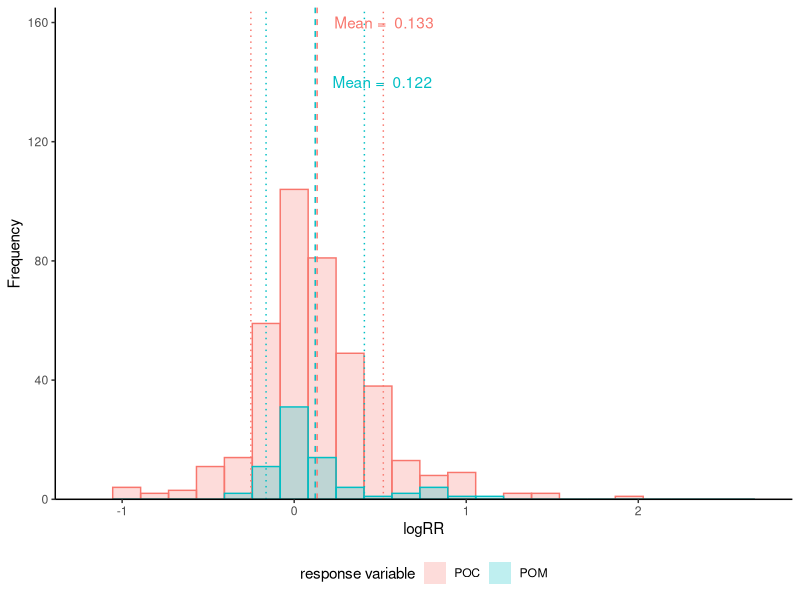
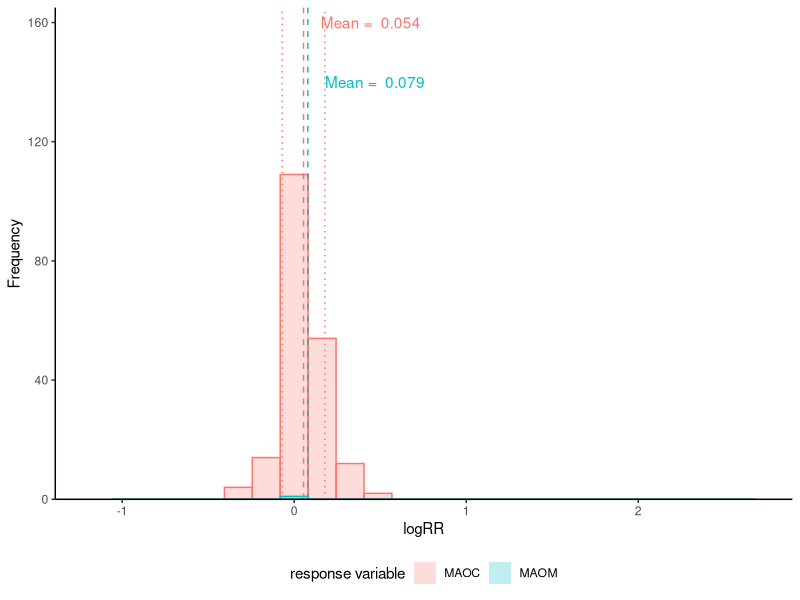
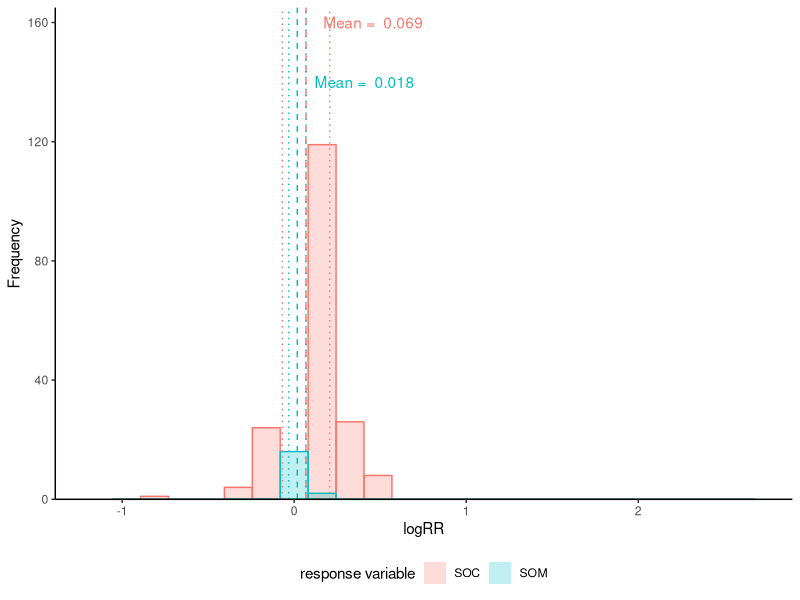
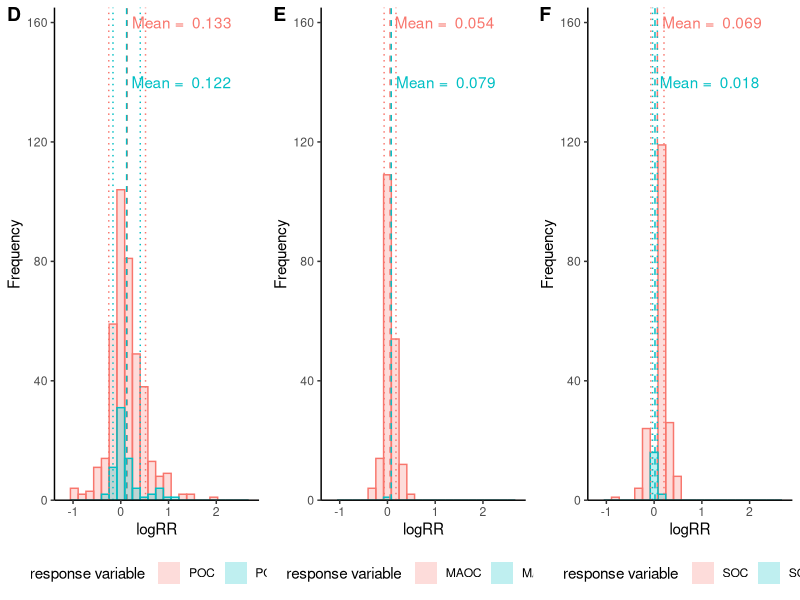
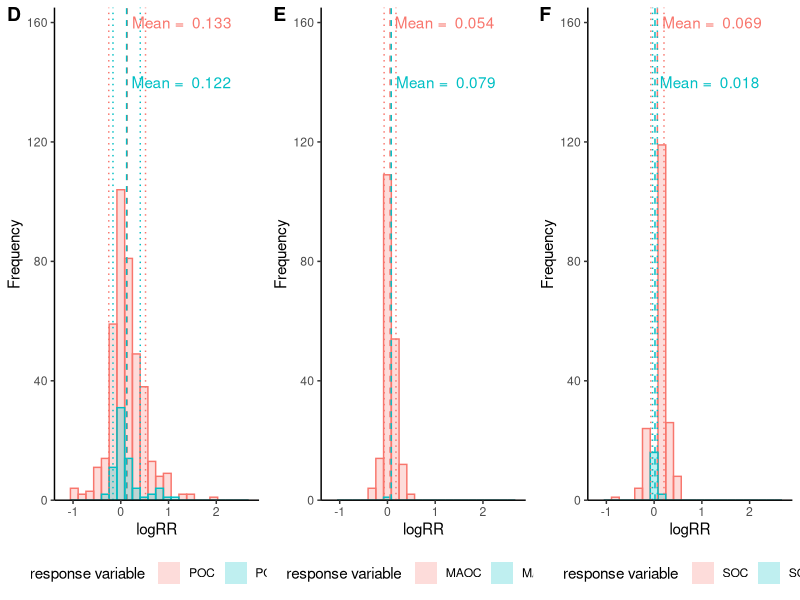

R code for these plots, in order:
library(ggplot2)
library(plyr)


# read in my data
dat <- read.csv("Raw-data/4_metadata - final_withclimdat.csv")
# select only c and organic matter based observations
dat <- dat[which(dat$rv %in% c("POC", "TOC", "MAOC", "SOC", "POM", "TOM", "SOM", "MAOM")),]

dat$rv[which(dat$rv %in% c("OM", "SOM", "TOM"))] <- "SOM"
dat$rv[which(dat$rv %in% c("TOC", "SOC"))] <- "SOC"

# set params
xs <- range(dat$logRR)
ys <- c(0,165)
ymeans <- c(160, 140)



# A
mu <- ddply(dat[which(dat$rv %in% c("POC", "POM")),], 
            "rv", summarise, grp.mean=mean(logRR), grp.sd=sd(logRR))

pplot <- ggplot(data=dat[which(dat$rv %in% c("POC", "POM")),], 
                aes(x=logRR, fill=rv, color=rv)) + 
  geom_histogram(position="identity", alpha=0.25, bins=25) +
  theme_classic() +
  geom_vline(data=mu, aes(xintercept=grp.mean, color=rv),
             linetype="dashed", size=0.5, show.legend = F)+
  geom_vline(data=mu, aes(xintercept=grp.mean-grp.sd, color=rv),
             linetype="dotted", size=0.5, show.legend = F)+ 
  geom_vline(data=mu, aes(xintercept=grp.mean+grp.sd, color=rv),
             linetype="dotted", size=0.5, show.legend = F)+ 
  geom_text(data=mu, aes(x=grp.mean+0.1, color=rv, label=paste("Mean = ", round(grp.mean, 3))), 
            y=ymeans, hjust = 0, show.legend = F) +
  labs(fill="response variable", y="Frequency") +
  guides(color=F) + xlim(xs) +
  theme(legend.position="bottom")+
  scale_y_continuous(limits=ys, expand = c(0, 0)) 
pplot





mu <- ddply(dat[which(dat$rv %in% c("MAOC", "MAOM")),], 
            "rv", summarise, grp.mean=mean(logRR), grp.sd=sd(logRR))

mplot <- ggplot(data=dat[which(dat$rv %in% c("MAOC", "MAOM")),], 
       aes(x=logRR, fill=rv, color=rv)) + 
  geom_histogram(position="identity", alpha=0.25, bins = 25) +
  theme_classic() +
  geom_vline(data=mu, aes(xintercept=grp.mean, color=rv),
             linetype="dashed", size=0.5, show.legend = F)+
  geom_vline(data=mu, aes(xintercept=grp.mean-grp.sd, color=rv),
             linetype="dotted", size=0.5, show.legend = F)+ 
  geom_vline(data=mu, aes(xintercept=grp.mean+grp.sd, color=rv),
             linetype="dotted", size=0.5, show.legend = F)+ 
  geom_text(data=mu, aes(x=grp.mean+0.1, color=rv, label=paste("Mean = ", round(grp.mean, 3))), 
           y=ymeans, hjust = 0, show.legend = F) +
  labs(fill="response variable", y="Frequency") +
  guides(color=F) + xlim(xs) +
  theme(legend.position="bottom") +
  scale_y_continuous(limits=ys, expand = c(0, 0)) 
mplot





mu <- ddply(dat[which(dat$rv %in% c("SOC", "SOM")),], 
            "rv", summarise, grp.mean=mean(logRR), grp.sd=sd(logRR))

splot <- ggplot(data=dat[which(dat$rv %in% c("SOC", "SOM")),], 
                aes(x=logRR, fill=rv, color=rv)) + 
  geom_histogram(position="identity", alpha=0.25, bins = 25) +
  theme_classic() +
  geom_vline(data=mu, aes(xintercept=grp.mean, color=rv),
             linetype="dashed", size=0.5, show.legend = F)+
  geom_vline(data=mu, aes(xintercept=grp.mean-grp.sd, color=rv),
             linetype="dotted", size=0.5, show.legend = F)+ 
  geom_vline(data=mu, aes(xintercept=grp.mean+grp.sd, color=rv),
             linetype="dotted", size=0.5, show.legend = F)+ 
  geom_text(data=mu, aes(x=grp.mean+0.1, color=rv, label=paste("Mean = ", round(grp.mean, 3))), 
            y=ymeans, hjust = 0, show.legend = F) +
  labs(fill="response variable", y="Frequency") +
  guides(color=F) + xlim(xs) + 
  theme(legend.position="bottom")+
  scale_y_continuous(limits=ys, expand = c(0, 0)) 
splot



figure <- ggpubr::ggarrange(pplot, mplot, splot,
                    labels = c("D", "E", "F"),
                    ncol = 3, nrow = 1)
figure

ggsave("Figures/S2_histogram by rv type.png", units="in", height=3, width=11)

